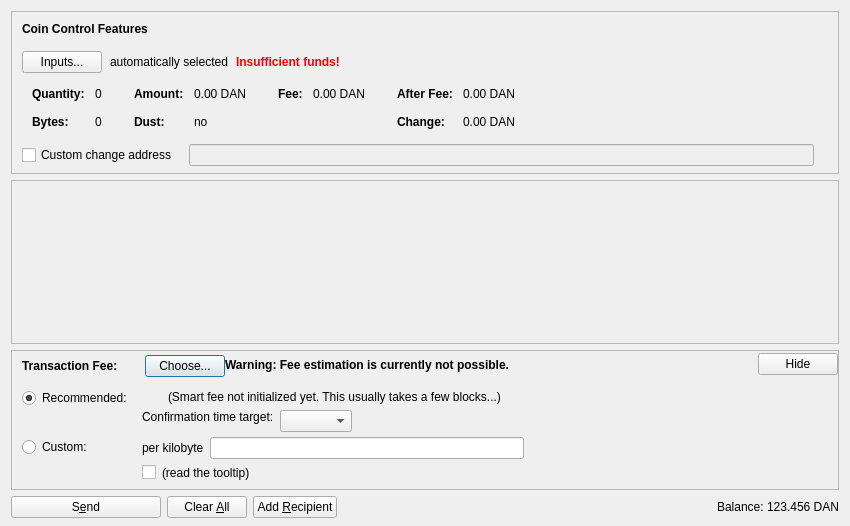
<?xml version="1.0" encoding="UTF-8"?>
<ui version="4.0">
 <class>SendCoinsDialog</class>
 <widget class="QDialog" name="SendCoinsDialog">
  <property name="geometry">
   <rect>
    <x>0</x>
    <y>0</y>
    <width>850</width>
    <height>526</height>
   </rect>
  </property>
  <property name="windowTitle">
   <string>Send Coins</string>
  </property>
  <layout class="QVBoxLayout" name="verticalLayout" stretch="0,1,0,0">
   <property name="bottomMargin">
    <number>8</number>
   </property>
   <item>
    <widget class="QFrame" name="frameCoinControl">
     <property name="sizePolicy">
      <sizepolicy hsizetype="Expanding" vsizetype="Expanding">
       <horstretch>0</horstretch>
       <verstretch>0</verstretch>
      </sizepolicy>
     </property>
     <property name="maximumSize">
      <size>
       <width>16777215</width>
       <height>16777215</height>
      </size>
     </property>
     <property name="frameShape">
      <enum>QFrame::StyledPanel</enum>
     </property>
     <property name="frameShadow">
      <enum>QFrame::Sunken</enum>
     </property>
     <layout class="QVBoxLayout" name="verticalLayoutCoinControl2">
      <property name="spacing">
       <number>0</number>
      </property>
      <property name="leftMargin">
       <number>0</number>
      </property>
      <property name="topMargin">
       <number>0</number>
      </property>
      <property name="rightMargin">
       <number>0</number>
      </property>
      <property name="bottomMargin">
       <number>6</number>
      </property>
      <item>
       <layout class="QVBoxLayout" name="verticalLayoutCoinControl" stretch="0,0,0,0,1">
        <property name="spacing">
         <number>0</number>
        </property>
        <property name="leftMargin">
         <number>10</number>
        </property>
        <property name="topMargin">
         <number>10</number>
        </property>
        <item>
         <layout class="QHBoxLayout" name="horizontalLayoutCoinControl1">
          <property name="bottomMargin">
           <number>15</number>
          </property>
          <item>
           <widget class="QLabel" name="labelCoinControlFeatures">
            <property name="sizePolicy">
             <sizepolicy hsizetype="Preferred" vsizetype="Maximum">
              <horstretch>0</horstretch>
              <verstretch>0</verstretch>
             </sizepolicy>
            </property>
            <property name="font">
             <font>
              <weight>75</weight>
              <bold>true</bold>
             </font>
            </property>
            <property name="styleSheet">
             <string notr="true">font-weight:bold;</string>
            </property>
            <property name="text">
             <string>Coin Control Features</string>
            </property>
           </widget>
          </item>
         </layout>
        </item>
        <item>
         <layout class="QHBoxLayout" name="horizontalLayoutCoinControl2" stretch="0,0,0,0">
          <property name="spacing">
           <number>8</number>
          </property>
          <property name="bottomMargin">
           <number>10</number>
          </property>
          <item>
           <widget class="QPushButton" name="pushButtonCoinControl">
            <property name="styleSheet">
             <string notr="true"/>
            </property>
            <property name="text">
             <string>Inputs...</string>
            </property>
            <property name="autoDefault">
             <bool>false</bool>
            </property>
           </widget>
          </item>
          <item>
           <widget class="QLabel" name="labelCoinControlAutomaticallySelected">
            <property name="text">
             <string>automatically selected</string>
            </property>
            <property name="margin">
             <number>5</number>
            </property>
           </widget>
          </item>
          <item>
           <widget class="QLabel" name="labelCoinControlInsuffFunds">
            <property name="font">
             <font>
              <weight>75</weight>
              <bold>true</bold>
             </font>
            </property>
            <property name="styleSheet">
             <string notr="true">color:red;font-weight:bold;</string>
            </property>
            <property name="text">
             <string>Insufficient funds!</string>
            </property>
            <property name="margin">
             <number>5</number>
            </property>
           </widget>
          </item>
          <item>
           <spacer name="horizontalSpacerCoinControl">
            <property name="orientation">
             <enum>Qt::Horizontal</enum>
            </property>
            <property name="sizeHint" stdset="0">
             <size>
              <width>40</width>
              <height>1</height>
             </size>
            </property>
           </spacer>
          </item>
         </layout>
        </item>
        <item>
         <widget class="QWidget" name="widgetCoinControl" native="true">
          <property name="sizePolicy">
           <sizepolicy hsizetype="Preferred" vsizetype="Preferred">
            <horstretch>0</horstretch>
            <verstretch>0</verstretch>
           </sizepolicy>
          </property>
          <property name="minimumSize">
           <size>
            <width>0</width>
            <height>0</height>
           </size>
          </property>
          <property name="styleSheet">
           <string notr="true"/>
          </property>
          <layout class="QHBoxLayout" name="horizontalLayoutCoinControl5">
           <property name="leftMargin">
            <number>0</number>
           </property>
           <property name="topMargin">
            <number>0</number>
           </property>
           <property name="rightMargin">
            <number>0</number>
           </property>
           <property name="bottomMargin">
            <number>0</number>
           </property>
           <item>
            <layout class="QHBoxLayout" name="horizontalLayoutCoinControl3" stretch="0,0,0,1">
             <property name="spacing">
              <number>20</number>
             </property>
             <property name="topMargin">
              <number>0</number>
             </property>
             <property name="bottomMargin">
              <number>10</number>
             </property>
             <item>
              <layout class="QFormLayout" name="formLayoutCoinControl1">
               <property name="horizontalSpacing">
                <number>10</number>
               </property>
               <property name="verticalSpacing">
                <number>14</number>
               </property>
               <property name="leftMargin">
                <number>10</number>
               </property>
               <property name="topMargin">
                <number>4</number>
               </property>
               <property name="rightMargin">
                <number>6</number>
               </property>
               <item row="0" column="0">
                <widget class="QLabel" name="labelCoinControlQuantityText">
                 <property name="font">
                  <font>
                   <weight>75</weight>
                   <bold>true</bold>
                  </font>
                 </property>
                 <property name="text">
                  <string>Quantity:</string>
                 </property>
                 <property name="margin">
                  <number>0</number>
                 </property>
                </widget>
               </item>
               <item row="0" column="1">
                <widget class="QLabel" name="labelCoinControlQuantity">
                 <property name="cursor">
                  <cursorShape>IBeamCursor</cursorShape>
                 </property>
                 <property name="contextMenuPolicy">
                  <enum>Qt::ActionsContextMenu</enum>
                 </property>
                 <property name="text">
                  <string notr="true">0</string>
                 </property>
                 <property name="margin">
                  <number>0</number>
                 </property>
                 <property name="textInteractionFlags">
                  <set>Qt::LinksAccessibleByMouse|Qt::TextSelectableByKeyboard|Qt::TextSelectableByMouse</set>
                 </property>
                </widget>
               </item>
               <item row="1" column="0">
                <widget class="QLabel" name="labelCoinControlBytesText">
                 <property name="font">
                  <font>
                   <weight>75</weight>
                   <bold>true</bold>
                  </font>
                 </property>
                 <property name="text">
                  <string>Bytes:</string>
                 </property>
                </widget>
               </item>
               <item row="1" column="1">
                <widget class="QLabel" name="labelCoinControlBytes">
                 <property name="cursor">
                  <cursorShape>IBeamCursor</cursorShape>
                 </property>
                 <property name="contextMenuPolicy">
                  <enum>Qt::ActionsContextMenu</enum>
                 </property>
                 <property name="text">
                  <string notr="true">0</string>
                 </property>
                 <property name="textInteractionFlags">
                  <set>Qt::LinksAccessibleByMouse|Qt::TextSelectableByKeyboard|Qt::TextSelectableByMouse</set>
                 </property>
                </widget>
               </item>
              </layout>
             </item>
             <item>
              <layout class="QFormLayout" name="formLayoutCoinControl2">
               <property name="horizontalSpacing">
                <number>10</number>
               </property>
               <property name="verticalSpacing">
                <number>14</number>
               </property>
               <property name="leftMargin">
                <number>6</number>
               </property>
               <property name="topMargin">
                <number>4</number>
               </property>
               <property name="rightMargin">
                <number>6</number>
               </property>
               <item row="0" column="0">
                <widget class="QLabel" name="labelCoinControlAmountText">
                 <property name="font">
                  <font>
                   <weight>75</weight>
                   <bold>true</bold>
                  </font>
                 </property>
                 <property name="text">
                  <string>Amount:</string>
                 </property>
                 <property name="margin">
                  <number>0</number>
                 </property>
                </widget>
               </item>
               <item row="0" column="1">
                <widget class="QLabel" name="labelCoinControlAmount">
                 <property name="cursor">
                  <cursorShape>IBeamCursor</cursorShape>
                 </property>
                 <property name="contextMenuPolicy">
                  <enum>Qt::ActionsContextMenu</enum>
                 </property>
                 <property name="text">
                  <string notr="true">0.00 DAN</string>
                 </property>
                 <property name="textInteractionFlags">
                  <set>Qt::LinksAccessibleByMouse|Qt::TextSelectableByKeyboard|Qt::TextSelectableByMouse</set>
                 </property>
                </widget>
               </item>
               <item row="1" column="0">
                <widget class="QLabel" name="labelCoinControlLowOutputText">
                 <property name="font">
                  <font>
                   <weight>75</weight>
                   <bold>true</bold>
                  </font>
                 </property>
                 <property name="text">
                  <string>Dust:</string>
                 </property>
                </widget>
               </item>
               <item row="1" column="1">
                <widget class="QLabel" name="labelCoinControlLowOutput">
                 <property name="cursor">
                  <cursorShape>IBeamCursor</cursorShape>
                 </property>
                 <property name="contextMenuPolicy">
                  <enum>Qt::ActionsContextMenu</enum>
                 </property>
                 <property name="text">
                  <string notr="true">no</string>
                 </property>
                 <property name="textInteractionFlags">
                  <set>Qt::LinksAccessibleByMouse|Qt::TextSelectableByKeyboard|Qt::TextSelectableByMouse</set>
                 </property>
                </widget>
               </item>
              </layout>
             </item>
             <item>
              <layout class="QFormLayout" name="formLayoutCoinControl3">
               <property name="horizontalSpacing">
                <number>10</number>
               </property>
               <property name="verticalSpacing">
                <number>14</number>
               </property>
               <property name="leftMargin">
                <number>6</number>
               </property>
               <property name="topMargin">
                <number>4</number>
               </property>
               <property name="rightMargin">
                <number>6</number>
               </property>
               <item row="0" column="0">
                <widget class="QLabel" name="labelCoinControlFeeText">
                 <property name="font">
                  <font>
                   <weight>75</weight>
                   <bold>true</bold>
                  </font>
                 </property>
                 <property name="text">
                  <string>Fee:</string>
                 </property>
                 <property name="margin">
                  <number>0</number>
                 </property>
                </widget>
               </item>
               <item row="0" column="1">
                <widget class="QLabel" name="labelCoinControlFee">
                 <property name="cursor">
                  <cursorShape>IBeamCursor</cursorShape>
                 </property>
                 <property name="contextMenuPolicy">
                  <enum>Qt::ActionsContextMenu</enum>
                 </property>
                 <property name="text">
                  <string notr="true">0.00 DAN</string>
                 </property>
                 <property name="textInteractionFlags">
                  <set>Qt::LinksAccessibleByMouse|Qt::TextSelectableByKeyboard|Qt::TextSelectableByMouse</set>
                 </property>
                </widget>
               </item>
              </layout>
             </item>
             <item>
              <layout class="QFormLayout" name="formLayoutCoinControl4">
               <property name="horizontalSpacing">
                <number>10</number>
               </property>
               <property name="verticalSpacing">
                <number>14</number>
               </property>
               <property name="leftMargin">
                <number>6</number>
               </property>
               <property name="topMargin">
                <number>4</number>
               </property>
               <property name="rightMargin">
                <number>6</number>
               </property>
               <item row="0" column="0">
                <widget class="QLabel" name="labelCoinControlAfterFeeText">
                 <property name="font">
                  <font>
                   <weight>75</weight>
                   <bold>true</bold>
                  </font>
                 </property>
                 <property name="text">
                  <string>After Fee:</string>
                 </property>
                 <property name="margin">
                  <number>0</number>
                 </property>
                </widget>
               </item>
               <item row="0" column="1">
                <widget class="QLabel" name="labelCoinControlAfterFee">
                 <property name="cursor">
                  <cursorShape>IBeamCursor</cursorShape>
                 </property>
                 <property name="contextMenuPolicy">
                  <enum>Qt::ActionsContextMenu</enum>
                 </property>
                 <property name="text">
                  <string notr="true">0.00 DAN</string>
                 </property>
                 <property name="textInteractionFlags">
                  <set>Qt::LinksAccessibleByMouse|Qt::TextSelectableByKeyboard|Qt::TextSelectableByMouse</set>
                 </property>
                </widget>
               </item>
               <item row="1" column="0">
                <widget class="QLabel" name="labelCoinControlChangeText">
                 <property name="font">
                  <font>
                   <weight>75</weight>
                   <bold>true</bold>
                  </font>
                 </property>
                 <property name="text">
                  <string>Change:</string>
                 </property>
                </widget>
               </item>
               <item row="1" column="1">
                <widget class="QLabel" name="labelCoinControlChange">
                 <property name="cursor">
                  <cursorShape>IBeamCursor</cursorShape>
                 </property>
                 <property name="contextMenuPolicy">
                  <enum>Qt::ActionsContextMenu</enum>
                 </property>
                 <property name="text">
                  <string notr="true">0.00 DAN</string>
                 </property>
                 <property name="textInteractionFlags">
                  <set>Qt::LinksAccessibleByMouse|Qt::TextSelectableByKeyboard|Qt::TextSelectableByMouse</set>
                 </property>
                </widget>
               </item>
              </layout>
             </item>
            </layout>
           </item>
          </layout>
         </widget>
        </item>
        <item>
         <layout class="QHBoxLayout" name="horizontalLayoutCoinControl4" stretch="0,0,0">
          <property name="spacing">
           <number>12</number>
          </property>
          <property name="sizeConstraint">
           <enum>QLayout::SetDefaultConstraint</enum>
          </property>
          <property name="topMargin">
           <number>5</number>
          </property>
          <property name="rightMargin">
           <number>5</number>
          </property>
          <item>
           <widget class="QCheckBox" name="checkBoxCoinControlChange">
            <property name="toolTip">
             <string>If this is activated, but the change address is empty or invalid, change will be sent to a newly generated address.</string>
            </property>
            <property name="text">
             <string>Custom change address</string>
            </property>
           </widget>
          </item>
          <item>
           <widget class="QValidatedLineEdit" name="lineEditCoinControlChange">
            <property name="enabled">
             <bool>false</bool>
            </property>
            <property name="sizePolicy">
             <sizepolicy hsizetype="Expanding" vsizetype="Fixed">
              <horstretch>0</horstretch>
              <verstretch>0</verstretch>
             </sizepolicy>
            </property>
           </widget>
          </item>
          <item>
           <widget class="QLabel" name="labelCoinControlChangeLabel">
            <property name="sizePolicy">
             <sizepolicy hsizetype="Preferred" vsizetype="Expanding">
              <horstretch>0</horstretch>
              <verstretch>0</verstretch>
             </sizepolicy>
            </property>
            <property name="minimumSize">
             <size>
              <width>0</width>
              <height>0</height>
             </size>
            </property>
            <property name="text">
             <string/>
            </property>
            <property name="margin">
             <number>3</number>
            </property>
           </widget>
          </item>
         </layout>
        </item>
        <item>
         <spacer name="verticalSpacerCoinControl">
          <property name="orientation">
           <enum>Qt::Vertical</enum>
          </property>
          <property name="sizeHint" stdset="0">
           <size>
            <width>800</width>
            <height>1</height>
           </size>
          </property>
         </spacer>
        </item>
       </layout>
      </item>
     </layout>
    </widget>
   </item>
   <item>
    <widget class="QScrollArea" name="scrollArea">
     <property name="widgetResizable">
      <bool>true</bool>
     </property>
     <widget class="QWidget" name="scrollAreaWidgetContents">
      <property name="geometry">
       <rect>
        <x>0</x>
        <y>0</y>
        <width>830</width>
        <height>104</height>
       </rect>
      </property>
      <layout class="QVBoxLayout" name="verticalLayout_2" stretch="0,1">
       <property name="leftMargin">
        <number>0</number>
       </property>
       <property name="topMargin">
        <number>0</number>
       </property>
       <property name="rightMargin">
        <number>0</number>
       </property>
       <property name="bottomMargin">
        <number>0</number>
       </property>
       <item>
        <layout class="QVBoxLayout" name="entries">
         <property name="spacing">
          <number>6</number>
         </property>
        </layout>
       </item>
       <item>
        <spacer name="verticalSpacer">
         <property name="orientation">
          <enum>Qt::Vertical</enum>
         </property>
         <property name="sizeHint" stdset="0">
          <size>
           <width>20</width>
           <height>40</height>
          </size>
         </property>
        </spacer>
       </item>
      </layout>
     </widget>
    </widget>
   </item>
   <item>
    <widget class="QFrame" name="frameFee">
     <property name="sizePolicy">
      <sizepolicy hsizetype="Expanding" vsizetype="Expanding">
       <horstretch>0</horstretch>
       <verstretch>0</verstretch>
      </sizepolicy>
     </property>
     <property name="maximumSize">
      <size>
       <width>16777215</width>
       <height>16777215</height>
      </size>
     </property>
     <property name="frameShape">
      <enum>QFrame::StyledPanel</enum>
     </property>
     <property name="frameShadow">
      <enum>QFrame::Sunken</enum>
     </property>
     <layout class="QVBoxLayout" name="verticalLayoutFee1">
      <property name="spacing">
       <number>0</number>
      </property>
      <property name="leftMargin">
       <number>0</number>
      </property>
      <property name="topMargin">
       <number>0</number>
      </property>
      <property name="rightMargin">
       <number>0</number>
      </property>
      <property name="bottomMargin">
       <number>0</number>
      </property>
      <item>
       <layout class="QVBoxLayout" name="verticalLayoutFee2" stretch="0,0,0">
        <property name="spacing">
         <number>0</number>
        </property>
        <property name="leftMargin">
         <number>10</number>
        </property>
        <property name="topMargin">
         <number>0</number>
        </property>
        <item>
         <layout class="QHBoxLayout" name="horizontalLayoutFee1">
          <property name="bottomMargin">
           <number>0</number>
          </property>
          <item>
           <layout class="QVBoxLayout" name="verticalLayoutFee7">
            <property name="spacing">
             <number>0</number>
            </property>
            <item>
             <spacer name="verticalSpacerSmartFee">
              <property name="orientation">
               <enum>Qt::Vertical</enum>
              </property>
              <property name="sizeType">
               <enum>QSizePolicy::Fixed</enum>
              </property>
              <property name="sizeHint" stdset="0">
               <size>
                <width>1</width>
                <height>4</height>
               </size>
              </property>
             </spacer>
            </item>
            <item>
             <layout class="QHBoxLayout" name="horizontalLayoutSmartFee">
              <property name="spacing">
               <number>10</number>
              </property>
              <item>
               <widget class="QLabel" name="labelFeeHeadline">
                <property name="sizePolicy">
                 <sizepolicy hsizetype="Preferred" vsizetype="Maximum">
                  <horstretch>0</horstretch>
                  <verstretch>0</verstretch>
                 </sizepolicy>
                </property>
                <property name="font">
                 <font>
                  <weight>75</weight>
                  <bold>true</bold>
                 </font>
                </property>
                <property name="styleSheet">
                 <string notr="true">font-weight:bold;</string>
                </property>
                <property name="text">
                 <string>Transaction Fee:</string>
                </property>
               </widget>
              </item>
              <item>
               <widget class="QLabel" name="labelFeeMinimized">
                <property name="text">
                 <string/>
                </property>
               </widget>
              </item>
              <item>
               <widget class="QPushButton" name="buttonChooseFee">
                <property name="text">
                 <string>Choose...</string>
                </property>
               </widget>
              </item>
             </layout>
            </item>
            <item>
             <spacer name="verticalSpacer_5">
              <property name="orientation">
               <enum>Qt::Vertical</enum>
              </property>
              <property name="sizeHint" stdset="0">
               <size>
                <width>1</width>
                <height>1</height>
               </size>
              </property>
             </spacer>
            </item>
           </layout>
          </item>
          <item>
           <widget class="QLabel" name="fallbackFeeWarningLabel">
            <property name="toolTip">
             <string>Using the fallbackfee can result in sending a transaction that will take several hours or days (or never) to confirm. Consider choosing your fee manually or wait until you have validated the complete chain.</string>
            </property>
            <property name="font">
            <font>
                <weight>75</weight>
                <bold>true</bold>
            </font>
            </property>
            <property name="text">
             <string>Warning: Fee estimation is currently not possible.</string>
            </property>
            <property name="wordWrap">
             <bool>false</bool>
            </property>
           </widget>
          </item>
          <item>
           <spacer name="horizontalSpacer_4">
            <property name="orientation">
             <enum>Qt::Horizontal</enum>
            </property>
            <property name="sizeType">
             <enum>QSizePolicy::MinimumExpanding</enum>
            </property>
            <property name="sizeHint" stdset="0">
             <size>
              <width>40</width>
              <height>20</height>
             </size>
            </property>
           </spacer>
          </item>
          <item>
           <widget class="QPushButton" name="buttonMinimizeFee">
            <property name="toolTip">
             <string>collapse fee-settings</string>
            </property>
            <property name="text">
             <string>Hide</string>
            </property>
           </widget>
          </item>
         </layout>
        </item>
        <item>
         <widget class="QFrame" name="frameFeeSelection">
          <layout class="QVBoxLayout" name="verticalLayoutFee12">
           <property name="spacing">
            <number>0</number>
           </property>
           <property name="leftMargin">
            <number>0</number>
           </property>
           <property name="topMargin">
            <number>0</number>
           </property>
           <property name="rightMargin">
            <number>0</number>
           </property>
           <property name="bottomMargin">
            <number>0</number>
           </property>
           <item>
            <layout class="QGridLayout" name="gridLayoutFee">
             <property name="topMargin">
              <number>10</number>
             </property>
             <property name="bottomMargin">
              <number>4</number>
             </property>
             <property name="horizontalSpacing">
              <number>10</number>
             </property>
             <property name="verticalSpacing">
              <number>4</number>
             </property>
             <item row="1" column="1">
              <layout class="QVBoxLayout" name="verticalLayoutFee8">
               <property name="spacing">
                <number>6</number>
               </property>
               <item>
                <layout class="QHBoxLayout" name="horizontalLayoutFee13">
                 <item>
                  <widget class="QLabel" name="labelCustomPerKilobyte">
                   <property name="toolTip">
                    <string>If the custom fee is set to 1000 satoshis and the transaction is only 250 bytes, then &quot;per kilobyte&quot; only pays 250 satoshis in fee, while &quot;total at least&quot; pays 1000 satoshis. For transactions bigger than a kilobyte both pay by kilobyte.</string>
                   </property>
                   <property name="text">
                    <string>per kilobyte</string>
                   </property>
                  </widget>
                 </item>
                 <item>
                  <widget class="BitcoinAmountField" name="customFee"/>
                 </item>
                 <item>
                  <spacer name="horizontalSpacer_6">
                   <property name="orientation">
                    <enum>Qt::Horizontal</enum>
                   </property>
                   <property name="sizeHint" stdset="0">
                    <size>
                     <width>1</width>
                     <height>1</height>
                    </size>
                   </property>
                  </spacer>
                 </item>
                </layout>
               </item>
               <item>
                <layout class="QHBoxLayout" name="horizontalLayoutFee8">
                 <item>
                  <widget class="QCheckBox" name="checkBoxMinimumFee">
                   <property name="toolTip">
                    <string>Paying only the minimum fee is just fine as long as there is less transaction volume than space in the blocks. But be aware that this can end up in a never confirming transaction once there is more demand for dancoin transactions than the network can process.</string>
                   </property>
                   <property name="text">
                    <string/>
                   </property>
                  </widget>
                 </item>
                 <item>
                  <widget class="QLabel" name="labelMinFeeWarning">
                   <property name="enabled">
                    <bool>true</bool>
                   </property>
                   <property name="toolTip">
                    <string>Paying only the minimum fee is just fine as long as there is less transaction volume than space in the blocks. But be aware that this can end up in a never confirming transaction once there is more demand for dancoin transactions than the network can process.</string>
                   </property>
                   <property name="text">
                    <string>(read the tooltip)</string>
                   </property>
                   <property name="margin">
                    <number>5</number>
                   </property>
                  </widget>
                 </item>
                 <item>
                  <spacer name="horizontalSpacer_2">
                   <property name="orientation">
                    <enum>Qt::Horizontal</enum>
                   </property>
                   <property name="sizeHint" stdset="0">
                    <size>
                     <width>1</width>
                     <height>1</height>
                    </size>
                   </property>
                  </spacer>
                 </item>
                </layout>
               </item>
              </layout>
             </item>
             <item row="0" column="0">
              <layout class="QVBoxLayout" name="verticalLayoutFee4" stretch="0,1">
               <item>
                <widget class="QRadioButton" name="radioSmartFee">
                 <property name="text">
                  <string>Recommended:</string>
                 </property>
                 <property name="checked">
                  <bool>true</bool>
                 </property>
                 <attribute name="buttonGroup">
                  <string notr="true">groupFee</string>
                 </attribute>
                </widget>
               </item>
               <item>
                <spacer name="verticalSpacer_2">
                 <property name="orientation">
                  <enum>Qt::Vertical</enum>
                 </property>
                 <property name="sizeHint" stdset="0">
                  <size>
                   <width>1</width>
                   <height>1</height>
                  </size>
                 </property>
                </spacer>
               </item>
              </layout>
             </item>
             <item row="1" column="0">
              <layout class="QVBoxLayout" name="verticalLayoutFee9" stretch="0,1">
               <item>
                <widget class="QRadioButton" name="radioCustomFee">
                 <property name="text">
                  <string>Custom:</string>
                 </property>
                 <attribute name="buttonGroup">
                  <string notr="true">groupFee</string>
                 </attribute>
                </widget>
               </item>
               <item>
                <spacer name="verticalSpacer_6">
                 <property name="orientation">
                  <enum>Qt::Vertical</enum>
                 </property>
                 <property name="sizeHint" stdset="0">
                  <size>
                   <width>1</width>
                   <height>1</height>
                  </size>
                 </property>
                </spacer>
               </item>
              </layout>
             </item>
             <item row="0" column="1">
              <layout class="QVBoxLayout" name="verticalLayoutFee3" stretch="0,0,1">
               <property name="spacing">
                <number>6</number>
               </property>
               <property name="topMargin">
                <number>2</number>
               </property>
               <item>
                <layout class="QHBoxLayout" name="horizontalLayoutFee12">
                 <item>
                  <widget class="QLabel" name="labelSmartFee">
                   <property name="text">
                    <string/>
                   </property>
                   <property name="margin">
                    <number>2</number>
                   </property>
                  </widget>
                 </item>
                 <item>
                  <widget class="QLabel" name="labelFeeEstimation">
                   <property name="text">
                    <string/>
                   </property>
                  </widget>
                 </item>
                 <item>
                  <widget class="QLabel" name="labelSmartFee2">
                   <property name="text">
                    <string>(Smart fee not initialized yet. This usually takes a few blocks...)</string>
                   </property>
                   <property name="margin">
                    <number>2</number>
                   </property>
                  </widget>
                 </item>
                 <item>
                  <spacer name="horizontalSpacer_5">
                   <property name="orientation">
                    <enum>Qt::Horizontal</enum>
                   </property>
                   <property name="sizeHint" stdset="0">
                    <size>
                     <width>1</width>
                     <height>1</height>
                    </size>
                   </property>
                  </spacer>
                 </item>
                </layout>
               </item>
               <item>
                <layout class="QHBoxLayout" name="horizontalLayoutFee9">
                 <item>
                  <layout class="QVBoxLayout" name="verticalLayoutFee6">
                   <item>
                    <widget class="QLabel" name="labelSmartFee3">
                     <property name="text">
                      <string>Confirmation time target:</string>
                     </property>
                     <property name="margin">
                      <number>2</number>
                     </property>
                    </widget>
                   </item>
                   <item>
                    <spacer name="verticalSpacer_3">
                     <property name="orientation">
                      <enum>Qt::Vertical</enum>
                     </property>
                     <property name="sizeHint" stdset="0">
                      <size>
                       <width>1</width>
                       <height>1</height>
                      </size>
                     </property>
                    </spacer>
                   </item>
                  </layout>
                 </item>
                 <item>
                  <layout class="QVBoxLayout" name="verticalLayoutFee5">
                   <property name="rightMargin">
                    <number>30</number>
                   </property>
                   <item>
                    <layout class="QHBoxLayout" name="horizontalLayoutConfTarget">
                     <property name="bottomMargin">
                      <number>0</number>
                     </property>
                     <item>
                      <widget class="QComboBox" name="confTargetSelector"/>
                     </item>
                     <item>
                      <spacer name="horizontalSpacerConfTarget">
                       <property name="orientation">
                        <enum>Qt::Horizontal</enum>
                       </property>
                       <property name="sizeHint" stdset="0">
                        <size>
                         <width>40</width>
                         <height>20</height>
                        </size>
                       </property>
                      </spacer>
                     </item>
                    </layout>
                   </item>
                  </layout>
                 </item>
                </layout>
               </item>
               <item>
                <spacer name="verticalSpacer_4">
                 <property name="orientation">
                  <enum>Qt::Vertical</enum>
                 </property>
                 <property name="sizeHint" stdset="0">
                  <size>
                   <width>1</width>
                   <height>1</height>
                  </size>
                 </property>
                </spacer>
               </item>
              </layout>
             </item>
            </layout>
           </item>
          </layout>
         </widget>
        </item>
        <item>
         <spacer name="verticalSpacerFee">
          <property name="orientation">
           <enum>Qt::Vertical</enum>
          </property>
          <property name="sizeHint" stdset="0">
           <size>
            <width>40</width>
            <height>5</height>
           </size>
          </property>
         </spacer>
        </item>
       </layout>
      </item>
     </layout>
    </widget>
   </item>
   <item>
    <layout class="QHBoxLayout" name="horizontalLayout">
     <item>
      <widget class="QPushButton" name="sendButton">
       <property name="minimumSize">
        <size>
         <width>150</width>
         <height>0</height>
        </size>
       </property>
       <property name="toolTip">
        <string>Confirm the send action</string>
       </property>
       <property name="text">
        <string>S&amp;end</string>
       </property>
       <property name="icon">
        <iconset resource="../bitcoin.qrc">
         <normaloff>:/icons/send</normaloff>:/icons/send</iconset>
       </property>
       <property name="autoDefault">
        <bool>false</bool>
       </property>
       <property name="default">
        <bool>false</bool>
       </property>
      </widget>
     </item>
     <item>
      <widget class="QPushButton" name="clearButton">
       <property name="sizePolicy">
        <sizepolicy hsizetype="Minimum" vsizetype="Fixed">
         <horstretch>0</horstretch>
         <verstretch>0</verstretch>
        </sizepolicy>
       </property>
       <property name="toolTip">
        <string>Clear all fields of the form.</string>
       </property>
       <property name="text">
        <string>Clear &amp;All</string>
       </property>
       <property name="icon">
        <iconset resource="../bitcoin.qrc">
         <normaloff>:/icons/remove</normaloff>:/icons/remove</iconset>
       </property>
       <property name="autoDefault">
        <bool>false</bool>
       </property>
      </widget>
     </item>
     <item>
      <widget class="QPushButton" name="addButton">
       <property name="toolTip">
        <string>Send to multiple recipients at once</string>
       </property>
       <property name="text">
        <string>Add &amp;Recipient</string>
       </property>
       <property name="icon">
        <iconset resource="../bitcoin.qrc">
         <normaloff>:/icons/add</normaloff>:/icons/add</iconset>
       </property>
       <property name="autoDefault">
        <bool>false</bool>
       </property>
      </widget>
     </item>
     <item>
      <spacer name="horizontalSpacer">
       <property name="orientation">
        <enum>Qt::Horizontal</enum>
       </property>
       <property name="sizeHint" stdset="0">
        <size>
         <width>40</width>
         <height>20</height>
        </size>
       </property>
      </spacer>
     </item>
     <item>
      <layout class="QHBoxLayout" name="horizontalLayout_2">
       <property name="spacing">
        <number>3</number>
       </property>
       <item>
        <widget class="QLabel" name="label">
         <property name="sizePolicy">
          <sizepolicy hsizetype="Preferred" vsizetype="Fixed">
           <horstretch>0</horstretch>
           <verstretch>0</verstretch>
          </sizepolicy>
         </property>
         <property name="text">
          <string>Balance:</string>
         </property>
        </widget>
       </item>
       <item>
        <widget class="QLabel" name="labelBalance">
         <property name="sizePolicy">
          <sizepolicy hsizetype="Preferred" vsizetype="Fixed">
           <horstretch>0</horstretch>
           <verstretch>0</verstretch>
          </sizepolicy>
         </property>
         <property name="cursor">
          <cursorShape>IBeamCursor</cursorShape>
         </property>
         <property name="text">
          <string notr="true">123.456 DAN</string>
         </property>
         <property name="textInteractionFlags">
          <set>Qt::LinksAccessibleByMouse|Qt::TextSelectableByKeyboard|Qt::TextSelectableByMouse</set>
         </property>
        </widget>
       </item>
      </layout>
     </item>
    </layout>
   </item>
  </layout>
 </widget>
 <customwidgets>
  <customwidget>
   <class>QValidatedLineEdit</class>
   <extends>QLineEdit</extends>
   <header>qvalidatedlineedit.h</header>
  </customwidget>
  <customwidget>
   <class>BitcoinAmountField</class>
   <extends>QLineEdit</extends>
   <header>bitcoinamountfield.h</header>
   <container>1</container>
  </customwidget>
 </customwidgets>
 <resources>
  <include location="../bitcoin.qrc"/>
 </resources>
 <connections/>
 <buttongroups>
  <buttongroup name="groupFee"/>
 </buttongroups>
</ui>
